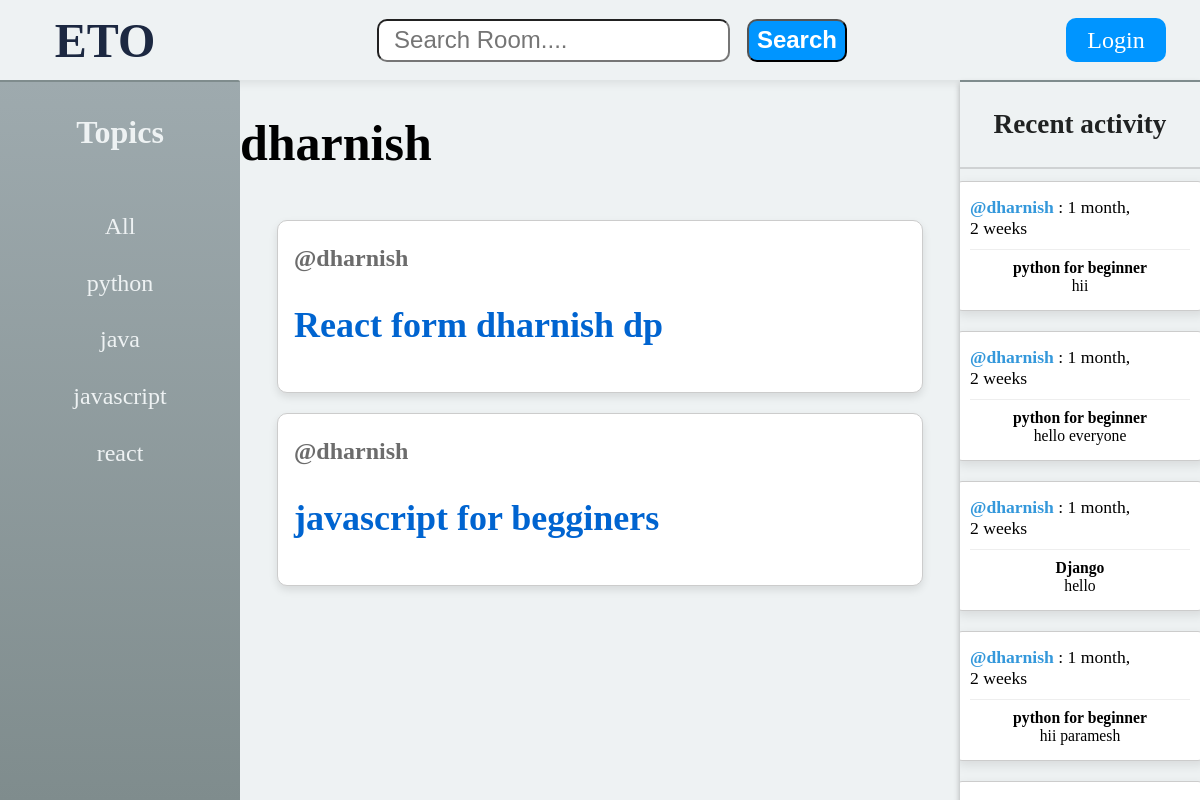
The app's page /profile/2/ with its own data.
### base/models.py (models this page shows, shortened)
class Topic(models.Model):
    name = models.CharField(max_length = 200)

class Room(models.Model):
    host = models.ForeignKey(User,on_delete=models.SET_NULL,null=True)
    topic = models.ForeignKey(Topic,on_delete=models.SET_NULL,null=True)
    name = models.CharField(max_length = 200)
    description = models.TextField(null = True)
    participants = models.ManyToManyField(User,related_name="participants",blank=True)
    updated = models.DateTimeField(auto_now = True)
    created = models.DateTimeField(auto_now_add = True)
    class Meta:
        ordering = ['-created','-updated']
    def __str__(self):
        return self.name

class Message(models.Model):
    user = models.ForeignKey(User,on_delete=models.CASCADE)
    room = models.ForeignKey(Room,on_delete=models.CASCADE)
    body = models.TextField()
    updated = models.DateTimeField(auto_now = True)
    created = models.DateTimeField(auto_now_add = True)

### base/views.py (the view)
# urls.py: path('profile/<str:pk>/',views.profile,name="profile"),
def profile(request,pk):
    user = User.objects.get(id=pk)
    rooms = user.room_set.all()
    room_messages = user.message_set.all()
    topics = Topic.objects.all()
    context={'user':user,'data':rooms,'room_message':room_messages,'topic':topics,'loginpage':True}
    return  render(request,"base/profile.html",context)

### base/templates/base/profile.html (shortened to what this page needs)
{% extends 'main.html'%}
{%block content%}
<div class='parent'>
    <div class="topic">
    {% include 'base/topic_component.html' %}
    </div>
    <div>
    <h1>{{user.username}}</h1>
    {% include 'base/feed_component.html' %}
    </div>
    <div class="activity_part">
    {% include 'base/activity_component.html' %}
    </div>
</div>
{%endblock content%}

### templates/main.html (shortened to what this page needs)
<!DOCTYPE html>
{% load static %}
<html lang="en">
<head>
    <link rel="stylesheet" type="text/css" media="screen" href="{% static 'styles/main.css' %}" />
    <link rel="stylesheet" type="text/css" media="screen" href="{% static 'styles/login.css' %}" />
    <link rel="stylesheet" type="text/css" media="screen" href="{% static 'styles/createroom.css' %}" />
</head>
<body>
    <div class='cover'>
        {% include 'navbar.html' %}
        {% block content %}{% endblock %}
    </div>
</body>
</html>

### templates/navbar.html (shortened to what this page needs)
<header>
    <div class="logoname">
        <a href="/">
            <h1>ETO</h1>
        </a>
    </div>
    <div class="headerpart">
        <div class="searchbar">
            <form method="GET" action="{% url 'home' %}">
                <input type="text" name="q" placeholder="Search Room...." value="{{search}}"/>
                <input type="submit" value="Search"/>
            </form>
        </div>
        <div class="profilestatus">
            {% if loginpage %}
                {% if request.user.is_authenticated %}
                <div class="profile">
                    <div class="profile_name">
                        Hello, {{request.user.username}}
                    </div>
                        <a href="{% url 'logout' %}"> Logout </a>
                </div>
                {% else %}
                    <div class="loginbtn">
                        <a href="{% url 'login' %}"> Login </a>
                    </div>
                {% endif %}
            {% endif %}
        </div>
</header>

### base/templates/base/topic_component.html
<div><p>Topics</p></div>
<div class='all'> <a href="{% url 'home' %}"> All </a> </div>
{% for t in topic %}
    <div class='remaining'> <a href="{% url 'home' %}?q={{t.name}}"> {{t.name}} </a> </div>
{% endfor %}

### base/templates/base/feed_component.html (shortened to what this page needs)
<div class="activity">
{% for d in data %}
    <div class="feed_cards">
        <div class="profile_name"><h4> <a href="{% url 'profile' d.host.id %}"><span> @{{d.host}} </span></a> </h4></div>
        <h2> <a href='{% url "room" d.id %}'> {{d.name}} </a> </h2>
     </div>
{% endfor %}
</div>

### base/templates/base/activity_component.html
<div class="recent">
    <h3> Recent activity </h3>
</div>
<div class='cards'>
    {% for messag in room_message%}
        <div class="card">
            <a href="{% url 'profile' messag.user.id %}"><span> @{{messag.user}} </span></a>
            : {{messag.created | timesince}}
            <hr/>
            <div class="room_name">
                {{messag.room}}
            </div>
            <div>
                {{messag.body}}
            </div>
        </div>
    {% endfor %}
</div>

### static/styles/main.css (style rules this page uses)
body { margin: 0px; font-size: 25px; background-color: #eef2f3; }
header { display: flex; justify-content: space-between; align-items: center; background-color: #eef2f3; box-sizing: border-box; height: 10vh; box-shadow: 0 2px 10px rgba(0, 0, 0, 0.1); }
div.logoname { padding-left: 15px; flex-basis: 15%; }
div.logoname > a { text-decoration: None; font-family:cursive; font-weight: 1000px; font-size: 1.5rem; color: #1c2841; }
div.logoname > a > h1 { text-align: center; }
div.headerpart { display: flex; justify-content: space-between; align-items: center; flex-basis: 70%; }
div.headerpart > div.searchbar { flex-basis: 60%; }
div.headerpart > .searchbar > form { width: 100%; display: flex; justify-content: space-evenly; }
div.headerpart > .searchbar > form > input[type="text"] { font-size: 1.5rem; height: 43px; border-radius: 10px; flex-basis: 70%; box-sizing: border-box; padding-left: 15px; }
div.headerpart > .searchbar > form > input[type="submit"] { font-size: 1.5rem; height: 43px; font-weight: bolder; border-radius: 10px; box-sizing: border-box; color: #fff; background-color: #0095ff; cursor: pointer; flex-basis: 100px; }
div.headerpart > div.profilestatus { display: flex; flex-basis: 20%; justify-content: space-around; }
div.headerpart > div.profilestatus > div.loginbtn { display: flex; font-size: 1.5rem; height: 44px; border-radius: 10px; box-sizing: border-box; background-color: #0095ff; cursor: pointer; flex-basis: 100px; align-items: center; justify-content: center; }
div.headerpart > div.profilestatus > div.loginbtn > a { color: #fff; text-decoration: none; }
.parent { display: grid; grid-template-columns: 1fr 3fr 1fr; }
.parent > .topic { display: flex; flex-direction: column; gap: 4%; align-items: center; background: linear-gradient(to bottom, #9eaaae, #7f8c8d); color:#eef2f3; border-top-right-radius: 2px; height: 90vh; border-top: 2px solid #7f8c8d; }
.parent > .topic > div > p { font-size: 2rem; font-weight: bolder; display:inline-block; }
.parent > .topic > div > a { text-decoration: none; color:#eef2f3; font-size: 1.5rem; }
.parent > .activity_part { display: flex; align-items: center; flex-direction: column; background-color: #eef2f3; height: 90vh; overflow: auto; border-top: 2px solid #7f8c8d; box-shadow: 0 4px 6px rgba(0, 0, 0, 0.3); }
.parent > .activity_part > div > h3 { text-align: center; font-size: 1.7rem; color: #202222; }
.parent > .activity_part > div.cards { overflow: auto; border-top: 2px solid rgba(136, 136, 136, 0.3); }
.cards { display: flex; flex-wrap: wrap; justify-content: space-around; padding: 2px; }
.card { border: 1px solid #ccc; border-radius: 8px; box-shadow: 2px 4px 12px rgba(0, 0, 0, 0.1); margin: 10px; padding: 15px; flex-shrink: 1; width: 220px; background-color: #fff; font-size: 1.1rem; }
.card a { text-decoration: none; color: #3498db; font-weight: bold; }
.card hr { margin-top: 10px; border: none; border-top: 1px solid #eee; }
.card div { font-size: 0.98rem; text-align: center; }
.card > div.room_name { font-weight: bold; }
.card span { font-weight: bold; }
.activity { display: flex; flex-direction: column; gap: 20px; align-items:center; justify-content: start; box-sizing: border-box; padding-bottom: 30px; }
.feed_cards { font-size: 1.5rem; width: 85%; border: 1px solid #ccc; border-radius: 10px; padding: 16px; box-shadow: 0 4px 8px rgba(0, 0, 0, 0.1); background-color: #fff; position: relative; top: 15px; }
.feed_cards .profile_name h4 a { text-decoration: none; color: #6c6c6c; transition: all 0.5s; }
.feed_cards h2 a { text-decoration: none; color: #0064d0; transition: all 0.3s; }
.feed_cards h4 { margin-top: 8px; }

### base/templates/base/profile.html (style rules this page uses)
.parent { display: grid; grid-template-columns: 1fr 3fr 1fr; }

### records on screen
Topic: name "python"
Topic: name "java"
Topic: name "javascript"
Topic: name "react"
Room: host "dharnish", name "React form dharnish dp"
Room: host "dharnish", name "javascript for begginers"
Message: user "dharnish", created "1 month, 2 weeks", room "python for beginner", body "hii"
Message: user "dharnish", created "1 month, 2 weeks", room "python for beginner", body "hello everyone"
Message: user "dharnish", created "1 month, 2 weeks", room "Django", body "hello"
Message: user "dharnish", created "1 month, 2 weeks", room "python for beginner", body "hii paramesh"

### other values on screen
{{ user.username }} "dharnish"
